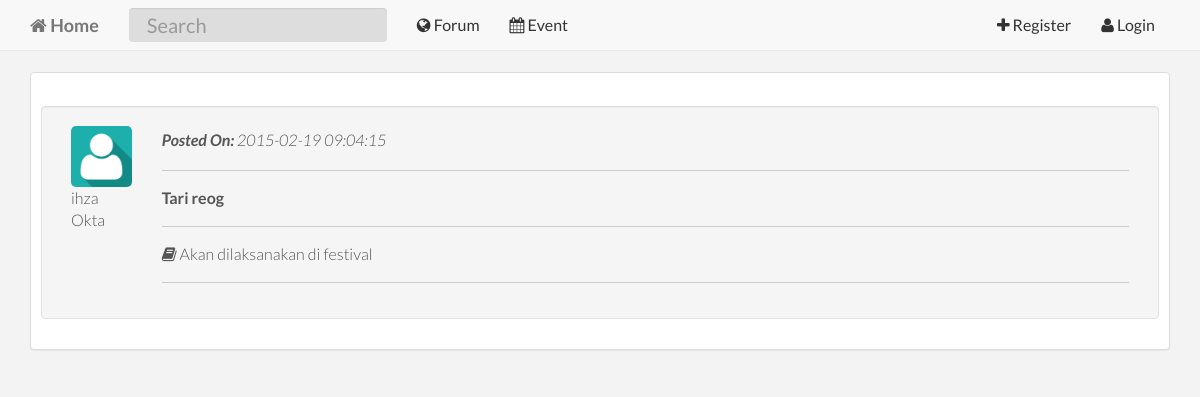
The page /notice-topic.php?notice_topic_id=3 on the database its author committed.
### tables this page shows
CREATE TABLE `user` (
  `user_id` int(11) NOT NULL,
  `user_email` varchar(255) NOT NULL,
  `user_password` varchar(255) NOT NULL,
  `user_firstname` text NOT NULL,
  `user_lastname` text NOT NULL,
  `user_avatar` varchar(255) NOT NULL,
  `user_shortbio` text,
  `user_username` varchar(255) NOT NULL,
  `user_longbio` text,
  `user_website` varchar(255) DEFAULT NULL,
  `user_dob` date DEFAULT NULL,
  `user_profession` text,
  `user_gender` varchar(255) DEFAULT NULL,
  `user_address` text,
  `user_backgroundpicture` varchar(255) NOT NULL,
  `user_joindate` date NOT NULL,
  `user_country` varchar(255) DEFAULT NULL
);

CREATE TABLE `notice_topic` (
  `notice_topic_id` int(11) NOT NULL,
  `notice_topic_name` text NOT NULL,
  `notice_topic_time` timestamp NOT NULL DEFAULT CURRENT_TIMESTAMP,
  `notice_topic_body` text NOT NULL,
  `notice_topic_created_by` varchar(255) NOT NULL,
  `notice_topic_kategori` varchar(255) NOT NULL,
  `notice_topic_image` varchar(20) NOT NULL
);

### notice-topic.php (the view, shortened to what this page needs)
<?php
    require '_database/database.php';
    if(isset($_SESSION['user_username'])){
?>
<?php include 'controllers/navigation/first-navigation.php' ?>
<?php
    }
    else{
?>
<?php include 'controllers/navigation/index-before-login-navigation.php' ?>
<?php
    }
?>
<?php
    $notice_topic_id = mysqli_real_escape_string($database,$_REQUEST['notice_topic_id']);
    $sql = "SELECT * FROM notice_topic where notice_topic_id = '$notice_topic_id'";
    $result = mysqli_query($database,$sql);
    $rws = mysqli_fetch_array($result);
    $temp_user_username = $rws['notice_topic_created_by'];
    $sql_search_username = "SELECT * FROM user WHERE user_username = '$temp_user_username'";
    $result_search_username = mysqli_query($database,$sql_search_username) or die(mysqli_error($database));
    $rws_search_username = mysqli_fetch_array($result_search_username);
?>
        <div class="container">
            <div class="panel panel-default">
                <div class="panel-body">
                    <br>
                    <div class="well">
                        <div class="row clearfix">
                            <div class="col-md-1 column">
                                <img src="userfiles/avatars/<?php echo $rws_search_username['user_avatar'];?>" class="img-responsive notice-topic-avatar" alt="<?php echo $rws_search_username['user_firstname'];?> <?php echo $rws_search_username['user_lastname'];?>">
                                <?php echo $rws_search_username['user_firstname'];?> <?php echo $rws_search_username['user_lastname'];?>
                            </div>
                            <div class="col-md-11 column">
                                <p class="margin-top50"><i><strong>Posted On:</strong> <?php echo $rws['notice_topic_time']; ?></i></p>
                                <hr>
                                <div class="topic-user-name">
                                    <strong><?php echo $rws['notice_topic_name'];?></strong>
                                </div>
                                <hr>
                                <div class="topic-body">
                                    <i class="fa fa-book"></i> <?php echo $rws['notice_topic_body'];?>
                                </div>
                                <hr>
                            </div>
                        </div>
                    </div>
                </div>
            </div>
        </div>

### assets/css/base/main.css (style rules this page uses)
p { line-height: 28px; margin-bottom: 0px; }
hr { display: block; height: 1px; border: 0; border-top: 1px solid #ccc; margin: 1em 0; padding: 0; }
.panel-body { padding-top: 0px; }
.row { padding-left: 10px; padding-right: 10px; }
.panel-default { margin-top: 22px; }
.panel-body { padding: 10px; }
.notice-topic-avatar { max-height: 65px; width: auto; border-radius: 5px; }

### rows shown on the page
user: user_avatar (placeholder picture), user_firstname "ihza", user_lastname "Okta"
notice_topic: notice_topic_time "2015-02-19 09:04:15", notice_topic_name "Tari reog", notice_topic_body "Akan dilaksanakan di festival"
